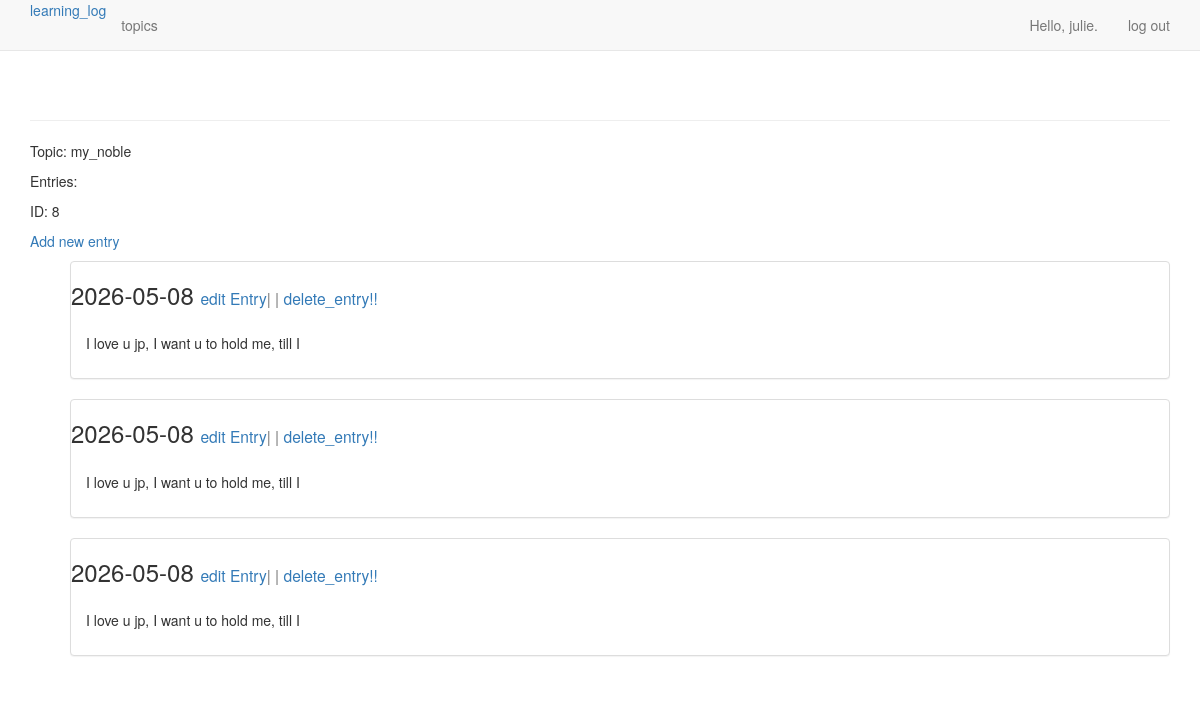
/topic/8/ (signed in), run on the app's committed database.
### playground/models.py (models this page shows, shortened)
class Topic(models.Model):
  text = models.CharField(max_length=200)
  date_added = models.DateTimeField(auto_now=True)
  owner = models.ForeignKey(User, on_delete=models.CASCADE)
  def __str__(self):
    return self.text

class Entry(models.Model):
  topic = models.ForeignKey(Topic, on_delete=models.CASCADE)
  text = models.TextField()
  date_added = models.DateTimeField(auto_now_add=True)
  class Meta:
    verbose_name_plural = 'entries'

### playground/views.py (the view)
# urls.py: path('topic/<int:pk>/', views.topic, name='topic'),
@login_required
def topic(request, pk):
  topic = Topic.objects.get(id=pk)
  topic_lim_user(topic, request)
  entries = topic.entry_set.all().order_by('-date_added')
  return render(request, 'playground/topic.html', {'topic':topic, 'entries':entries})

### playground/views.py (called while the page is built)
def topic_lim_user(topic, request):
  if topic.owner != request.user:
    raise Http404

### playground/templates/playground/topic.html
{% extends "playground/base.html" %}
{% block content %}
  <p> Topic: {{ topic }}</p>
  <p> Entries:</p>
  <p>ID: {{ topic.id }}</p>
  <p>
    <a href="{% url 'playground:new_entry' topic.id %}">Add new entry</a>
  </p>
  <ul>
    {% for entry in entries %}
      <div class="panel panel-default">
        <div class="pannel-heading">
          <h3>
            {{ entry.date_added|date:"Y-m-d" }}
            <small>
              <a href="{% url 'playground:edit_entry' entry.id %}">edit Entry</a>| |
            </small>
            <small>
              <a href="{% url 'playground:del_entry' entry.id %}"> delete_entry!!</a>
            </small>
          </h3>
        </div>
        <div class="panel-body">
          {{ entry.text|linebreaks }}
        </div>
      </div>
    {% empty %}
      There are no Entries
    {% endfor %}
  </ul>
{% endblock content %}

### playground/templates/playground/base.html (shortened to what this page needs)
{% load bootstrap3 %}
<!DOCTYPE html>
<html lang="en">
  <head>
    {% bootstrap_css %}
  </head>
  <body>
    <nav class="navbar navbar-default navbar-static-top">
      <div class="container">
       <div class="navbar-header">
        <a href="{% url 'playground:home' %}">learning_log</a>
      </div>
      <div id="navbar" class="navbar-collapse collapse">
        <ul class="nav navbar-nav">
          <li><a href="{% url 'playground:topics' %}">topics</a></li>
        </ul>
        <ul class="nav navbar-nav navbar-right">
          {% if user.is_authenticated %}
            <li><a>Hello, {{ user.username }}.</a></li>
            <li><a href="{% url 'users:logout' %}">log out</a></li>
          {% else %}
            <li><a href="{% url 'users:register' %}">register</a></li>
            <li><a href="{% url 'users:login' %}">log in</a></li>
          {% endif %}
        </ul>
      </div>
    </nav>
    <div class="container">
      <div class="page-header">
      </div>
      <div>
        {% block content %}
        {% endblock content %}
      </div>
    </div>
  </body>
</html>

### data on the page
Topic: text "my_noble", id "8"
Entry: date_added "2026-05-08", text "I love u jp, I want u to hold me, till I"
Entry: date_added "2026-05-08", text "I love u jp, I want u to hold me, till I"
Entry: date_added "2026-05-08", text "I love u jp, I want u to hold me, till I"

### other printed values
{{ user.username }} "julie"
